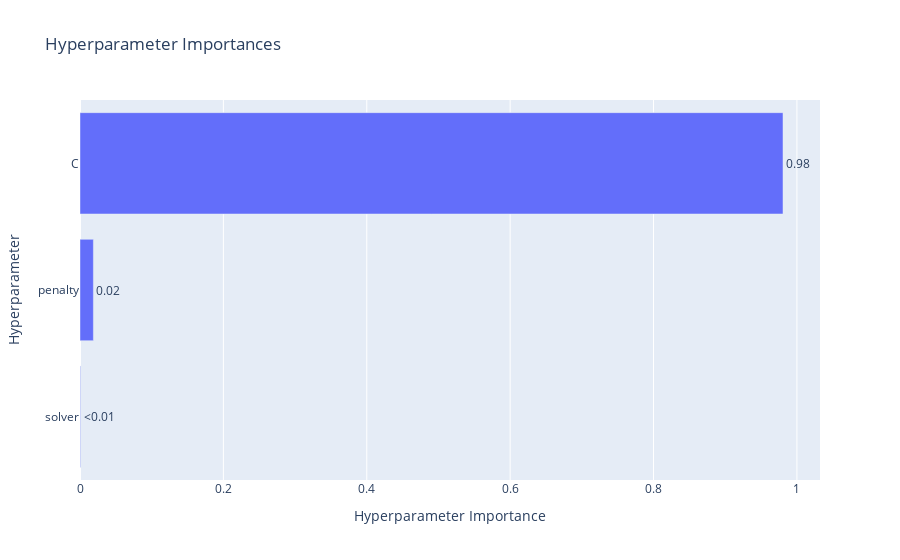
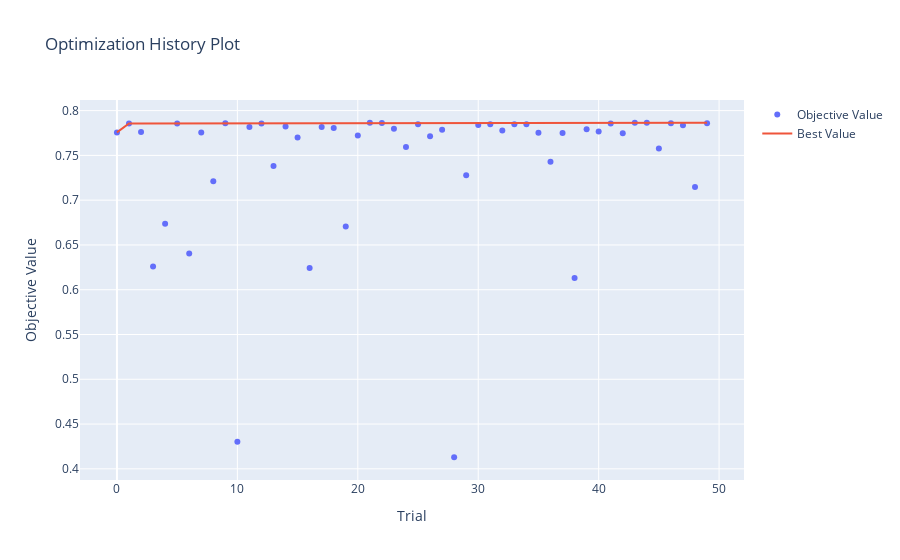

Notebook code cell kept with these figures, in order:
### Code cell
# Plotting parameter importance
optuna.visualization.plot_param_importances(study).show()

# Plotting optimization history
optuna.visualization.plot_optimization_history(study).show()

### Figure 1 — Plotly figure (JSON) as saved in the notebook; plotly's stock layout.template omitted (floating-point values rounded to 4 significant figures)
{"data": [{"cliponaxis": false, "hovertemplate": ["solver (CategoricalDistribution): 0.0007444058186984796<extra></extra>", "penalty (CategoricalDistribution): 0.018664481008373215<extra></extra>", "C (FloatDistribution): 0.9805911131729284<extra></extra>"], "name": "Objective Value", "orientation": "h", "text": ["<0.01", "0.02", "0.98"], "textposition": "outside", "type": "bar", "x": [0.0007444, 0.01866, 0.9806], "y": ["solver", "penalty", "C"]}], "layout": {"title": {"text": "Hyperparameter Importances"}, "xaxis": {"title": {"text": "Hyperparameter Importance"}}, "yaxis": {"title": {"text": "Hyperparameter"}}}}

### Figure 2 — Plotly figure (JSON) as saved in the notebook; plotly's stock layout.template omitted (floating-point values rounded to 4 significant figures)
{"data": [{"mode": "markers", "name": "Objective Value", "type": "scatter", "x": [0, 1, 2, 3, 4, 5, 6, 7, 8, 9, 10, 11, 12, 13, 14, 15, 16, 17, 18, 19, 20, 21, 22, 23, 24, 25, 26, 27, 28, 29, 30, 31, 32, 33, 34, 35, 36, 37, 38, 39, 40, 41, 42, 43, 44, 45, 46, 47, 48, 49], "y": [0.7757, 0.7856, 0.7762, 0.6259, 0.6737, 0.7856, 0.6404, 0.7755, 0.721, 0.7859, 0.4301, 0.7817, 0.7855, 0.7382, 0.7824, 0.7699, 0.6243, 0.7817, 0.7804, 0.6705, 0.7723, 0.7864, 0.786, 0.7798, 0.7593, 0.7847, 0.7714, 0.7787, 0.4129, 0.7278, 0.784, 0.7848, 0.7779, 0.7848, 0.7847, 0.7753, 0.7428, 0.775, 0.613, 0.7792, 0.7768, 0.7856, 0.7747, 0.7863, 0.7863, 0.7577, 0.7859, 0.7837, 0.7147, 0.7859]}, {"mode": "lines", "name": "Best Value", "type": "scatter", "x": [0, 1, 2, 3, 4, 5, 6, 7, 8, 9, 10, 11, 12, 13, 14, 15, 16, 17, 18, 19, 20, 21, 22, 23, 24, 25, 26, 27, 28, 29, 30, 31, 32, 33, 34, 35, 36, 37, 38, 39, 40, 41, 42, 43, 44, 45, 46, 47, 48, 49], "y": [0.7757, 0.7856, 0.7856, 0.7856, 0.7856, 0.7856, 0.7856, 0.7856, 0.7856, 0.7859, 0.7859, 0.7859, 0.7859, 0.7859, 0.7859, 0.7859, 0.7859, 0.7859, 0.7859, 0.7859, 0.7859, 0.7864, 0.7864, 0.7864, 0.7864, 0.7864, 0.7864, 0.7864, 0.7864, 0.7864, 0.7864, 0.7864, 0.7864, 0.7864, 0.7864, 0.7864, 0.7864, 0.7864, 0.7864, 0.7864, 0.7864, 0.7864, 0.7864, 0.7864, 0.7864, 0.7864, 0.7864, 0.7864, 0.7864, 0.7864]}, {"marker": {"color": "#cccccc"}, "mode": "markers", "name": "Infeasible Trial", "showlegend": false, "type": "scatter", "x": [], "y": []}], "layout": {"title": {"text": "Optimization History Plot"}, "xaxis": {"title": {"text": "Trial"}}, "yaxis": {"title": {"text": "Objective Value"}}}}
